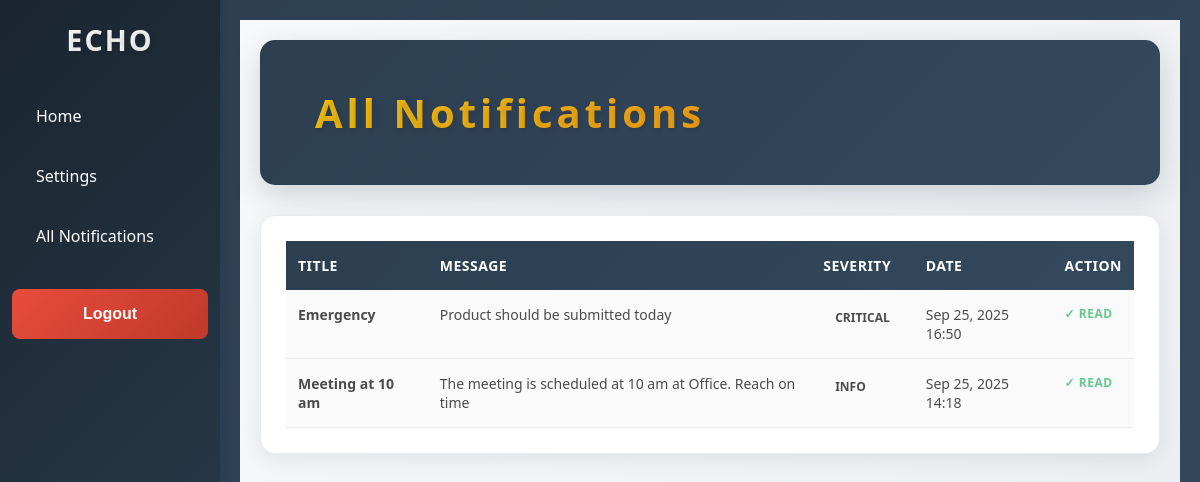
The page /notifications/notifications/ (signed in) on the database as committed earlier.
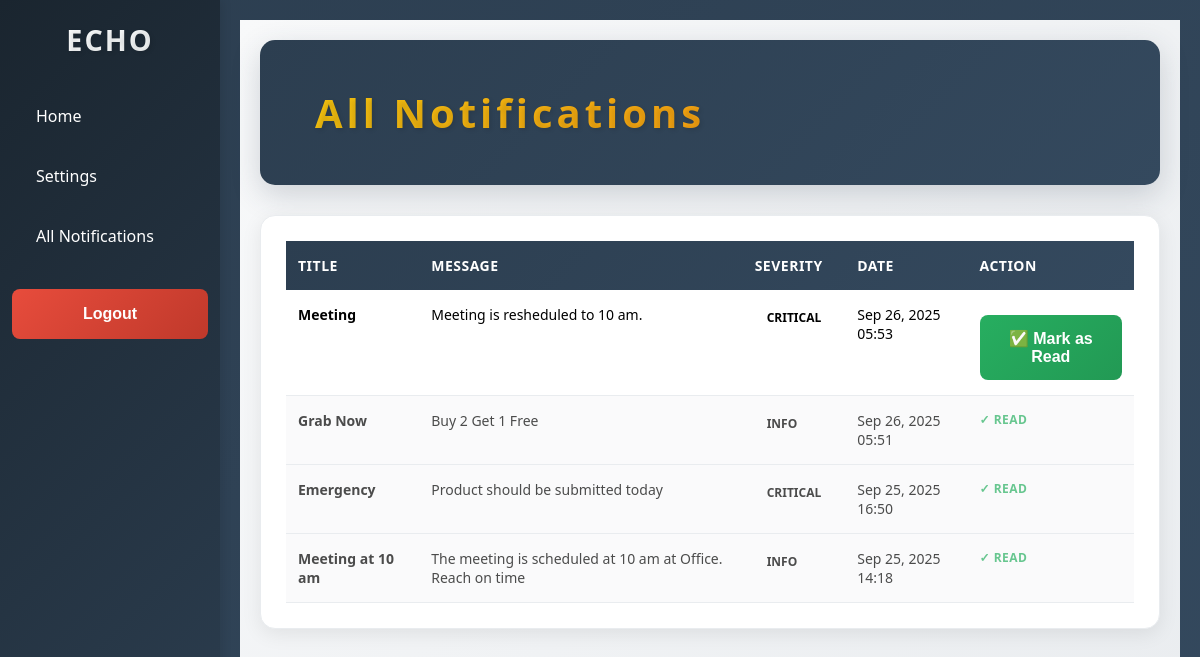
The same page on the database as committed later.
### notifications/models.py (models this page shows, shortened)
class UserAlertPreference(models.Model):
    alert = models.ForeignKey(Alert, on_delete=models.CASCADE)
    user = models.ForeignKey(settings.AUTH_USER_MODEL, on_delete=models.CASCADE)
    is_read = models.BooleanField(default=False)
    snoozed_until = models.DateTimeField(null=True, blank=True)

class Alert(models.Model):
    SEVERITY_CHOICES = [
        ('info', 'Info'),
        ('warning', 'Warning'),
        ('critical', 'Critical')
    ]
    title = models.CharField(max_length=200)
    message = models.TextField()
    severity = models.CharField(max_length=50, choices=SEVERITY_CHOICES)
    start_time = models.DateTimeField()
    expiry_time = models.DateTimeField()
    remainder_freq = models.IntegerField(default=120)
    teams = models.ManyToManyField('users.Team', blank=True)
    users = models.ManyToManyField(settings.AUTH_USER_MODEL, blank=True)
    entire_organization = models.BooleanField(default=False)
    is_active = models.BooleanField(default=True)

### notifications/views.py (the view)
# urls.py: path('notifications/', views.all_notifications, name='all_notifications'),
@login_required
def all_notifications(request):
    notifications = UserAlertPreference.objects.filter(user=request.user).order_by('-alert__start_time')
    return render(request, 'all_notifications.html', {'notifications': notifications})

### users/templates/all_notifications.html (shortened to what this page needs)
{% extends "base.html" %}
{% block content %}
<div class="notifications-content">
  <div class="notifications-header">
    <h1>All Notifications</h1>
  </div>
  <div class="notifications-table-container">
    {% if notifications %}
    <table class="notifications-table">
      <thead>
        <tr>
          <th>Title</th>
          <th>Message</th>
          <th>Severity</th>
          <th>Date</th>
          <th>Action</th>
        </tr>
      </thead>
      <tbody>
        {% for notif in notifications %}
        <tr class="{% if notif.is_read %}read{% endif %}">
          <td><strong>{{ notif.alert.title }}</strong></td>
          <td>{{ notif.alert.message }}</td>
          <td>
            <span class="notification-severity {{ notif.alert.severity|lower }}">
              {{ notif.alert.severity }}
            </span>
          </td>
          <td>{{ notif.alert.start_time|date:"M d, Y H:i" }}</td>
          <td>
            <div class="notification-actions">
              {% if not notif.is_read %}
              <form method="post" action="{% url 'mark_alert_as_read' notif.alert.id %}">
                <button type="submit" class="notification-btn mark-read">
                  ✅ Mark as Read
                </button>
              </form>
              {% else %}
              <span class="notification-status">✓ Read</span>
              {% endif %}
            </div>
          </td>
        </tr>
        {% endfor %}
      </tbody>
    </table>
    {% else %}
    <div class="no-notifications">
      <p>📭 No notifications found</p>
    </div>
    {% endif %}
  </div>
</div>
{% endblock %}

### users/templates/base.html (shortened to what this page needs)
{% load static %}
<!DOCTYPE html>
<html lang="en">
  <head>
    <link rel="stylesheet" type="text/css" href="{% static 'style.css' %}" />
  </head>
  <body>
    <div class="sidebar">
      <h2>ECHO</h2>
      <a href="{% url 'dashboard' %}">Home</a>
      <a href="{% url 'settings' %}"> Settings</a>
      <a href="{% url 'all_notifications' %}"> All Notifications</a>
      <form method="post" action="{% url 'logout' %}">
        <button type="submit">Logout</button>
      </form>
    </div>
    <div class="main">{% block content %} {% endblock %}</div>
  </body>
</html>

### users/static/style.css (style rules this page uses)
* { margin: 0; padding: 0; box-sizing: border-box; }
body { font-family: 'Segoe UI', Tahoma, Geneva, Verdana, sans-serif; background: linear-gradient(135deg, #2c3e50 0%, #34495e 100%); min-height: 100vh; display: flex; align-items: center; justify-content: center; padding: 20px; }
h1 { color: #2c3e50; font-size: 4em; margin-bottom: 15px; font-weight: 700; letter-spacing: 4px; text-shadow: 2px 2px 4px rgba(0, 0, 0, 0.1); background: linear-gradient(135deg, #2c3e50 0%, #34495e 100%); -webkit-background-clip: text; -webkit-text-fill-color: transparent; background-clip: text; }
h2 { color: #666; font-size: 1.8em; margin-bottom: 30px; font-weight: 500; letter-spacing: 1px; }
form { text-align: left; }
button[type="submit"] { width: 100%; background: linear-gradient(135deg, #2c3e50 0%, #34495e 100%); color: white; border: none; padding: 14px 20px; border-radius: 8px; font-size: 16px; font-weight: 600; cursor: pointer; transition: transform 0.2s ease, box-shadow 0.2s ease; margin-top: 10px; }
body { margin: 0; font-family: 'Segoe UI', Tahoma, Geneva, Verdana, sans-serif; display: flex; }
.sidebar { width: 220px; background: linear-gradient(135deg, #1a252f 0%, #2c3e50 100%); color: white; height: 100vh; padding-top: 20px; position: fixed; left: 0; top: 0; box-shadow: 2px 0 10px rgba(0, 0, 0, 0.1); }
.sidebar h2 { text-align: center; margin-bottom: 30px; font-size: 1.8em; font-weight: 700; letter-spacing: 2px; background: linear-gradient(135deg, #ffffff 0%, #ecf0f1 100%); -webkit-background-clip: text; -webkit-text-fill-color: transparent; background-clip: text; text-shadow: 2px 2px 4px rgba(0, 0, 0, 0.1); }
.sidebar a { display: block; color: white; padding: 16px 24px; text-decoration: none; transition: all 0.3s ease; border-radius: 8px; margin: 6px 12px; font-size: 16px; font-weight: 500; }
.main { margin-left: 220px; padding: 20px; flex: 1; background: linear-gradient(135deg, #f8f9fa 0%, #e9ecef 100%); min-height: 100vh; }
.sidebar form { margin-top: 20px; }
.sidebar button[type="submit"] { width: calc(100% - 24px); margin: 6px 12px; background: linear-gradient(135deg, #e74c3c 0%, #c0392b 100%); color: white; border: none; padding: 16px 24px; border-radius: 8px; font-size: 16px; font-weight: 600; cursor: pointer; transition: all 0.3s ease; }
.notifications-content { max-width: 1200px; margin: 0 auto; }
.notifications-header { background: linear-gradient(135deg, #2c3e50 0%, #34495e 100%); color: white; padding: 30px; border-radius: 15px; margin-bottom: 30px; box-shadow: 0 10px 30px rgba(44, 62, 80, 0.2); }
.notifications-header h1 { margin: 0; font-size: 2.5em; font-weight: 700; background: linear-gradient(135deg, #f1c40f 0%, #f39c12 100%); -webkit-background-clip: text; -webkit-text-fill-color: transparent; background-clip: text; padding: 15px 25px; border-radius: 10px; display: inline-block; }
.notifications-table-container { background: white; border-radius: 15px; padding: 25px; box-shadow: 0 5px 20px rgba(0, 0, 0, 0.08); border: 1px solid #e9ecef; overflow-x: auto; }
.notifications-table { width: 100%; border-collapse: collapse; margin: 0; font-size: 14px; }
.notifications-table thead { background: linear-gradient(135deg, #2c3e50 0%, #34495e 100%); color: white; }
.notifications-table th { padding: 15px 12px; text-align: left; font-weight: 600; font-size: 14px; text-transform: uppercase; letter-spacing: 0.5px; }
.notifications-table td { padding: 15px 12px; border-bottom: 1px solid #e9ecef; vertical-align: top; }
.notifications-table tbody tr { transition: all 0.3s ease; }
.notifications-table tbody tr.read { background-color: #f8f9fa; opacity: 0.7; }
.notification-severity { display: inline-block; padding: 4px 12px; border-radius: 20px; font-size: 12px; font-weight: 600; text-transform: uppercase; }
.notification-actions { display: flex; gap: 8px; align-items: center; }
.notification-btn { padding: 6px 12px; border: none; border-radius: 6px; font-size: 12px; font-weight: 600; cursor: pointer; transition: all 0.3s ease; text-decoration: none; display: inline-block; text-align: center; }
.notification-btn.mark-read { background: linear-gradient(135deg, #27ae60 0%, #229954 100%); color: white; }
.notification-status { color: #27ae60; font-weight: 600; font-size: 12px; text-transform: uppercase; letter-spacing: 0.5px; }

Rows that differ between the two databases and show on the page:
added UserAlertPreference: alert "Meeting", alert.message "Meeting is resheduled to 10 am.", alert.severity "CRITICAL", alert.start_time "Sep 26, 2025 05:53", is_read "✅ Mark as Read"
added UserAlertPreference: alert "Grab Now", alert.message "Buy 2 Get 1 Free", alert.severity "INFO", alert.start_time "Sep 26, 2025 05:51", is_read "✓ READ"
